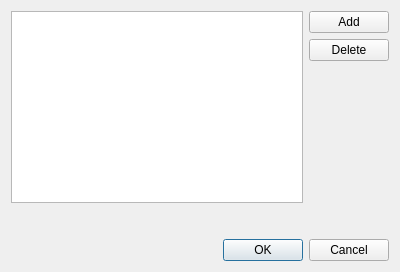
<ui version="4.0" >
 <class>RssDownloadedDlg</class>
 <widget class="QDialog" name="RssDownloadedDlg" >
  <property name="geometry" >
   <rect>
    <x>0</x>
    <y>0</y>
    <width>400</width>
    <height>272</height>
   </rect>
  </property>
  <property name="windowTitle" >
   <string>List of downloaded episodes</string>
  </property>
  <layout class="QGridLayout" name="gridLayout" >
   <item rowspan="3" row="0" column="0" >
    <widget class="QListWidget" name="listEpisodes" />
   </item>
   <item row="0" column="1" >
    <widget class="QPushButton" name="pushAdd" >
     <property name="text" >
      <string>Add</string>
     </property>
    </widget>
   </item>
   <item row="1" column="1" >
    <widget class="QPushButton" name="pushDelete" >
     <property name="text" >
      <string>Delete</string>
     </property>
    </widget>
   </item>
   <item row="2" column="1" >
    <spacer name="verticalSpacer" >
     <property name="orientation" >
      <enum>Qt::Vertical</enum>
     </property>
     <property name="sizeHint" stdset="0" >
      <size>
       <width>20</width>
       <height>113</height>
      </size>
     </property>
    </spacer>
   </item>
   <item row="3" column="0" >
    <spacer name="verticalSpacer_2" >
     <property name="orientation" >
      <enum>Qt::Vertical</enum>
     </property>
     <property name="sizeHint" stdset="0" >
      <size>
       <width>20</width>
       <height>30</height>
      </size>
     </property>
    </spacer>
   </item>
   <item row="4" column="0" colspan="2" >
    <widget class="QDialogButtonBox" name="buttonBox" >
     <property name="orientation" >
      <enum>Qt::Horizontal</enum>
     </property>
     <property name="standardButtons" >
      <set>QDialogButtonBox::Cancel|QDialogButtonBox::Ok</set>
     </property>
    </widget>
   </item>
  </layout>
 </widget>
 <resources/>
 <connections>
  <connection>
   <sender>buttonBox</sender>
   <signal>accepted()</signal>
   <receiver>RssDownloadedDlg</receiver>
   <slot>accept()</slot>
   <hints>
    <hint type="sourcelabel" >
     <x>248</x>
     <y>254</y>
    </hint>
    <hint type="destinationlabel" >
     <x>157</x>
     <y>274</y>
    </hint>
   </hints>
  </connection>
  <connection>
   <sender>buttonBox</sender>
   <signal>rejected()</signal>
   <receiver>RssDownloadedDlg</receiver>
   <slot>reject()</slot>
   <hints>
    <hint type="sourcelabel" >
     <x>316</x>
     <y>260</y>
    </hint>
    <hint type="destinationlabel" >
     <x>286</x>
     <y>274</y>
    </hint>
   </hints>
  </connection>
 </connections>
</ui>
